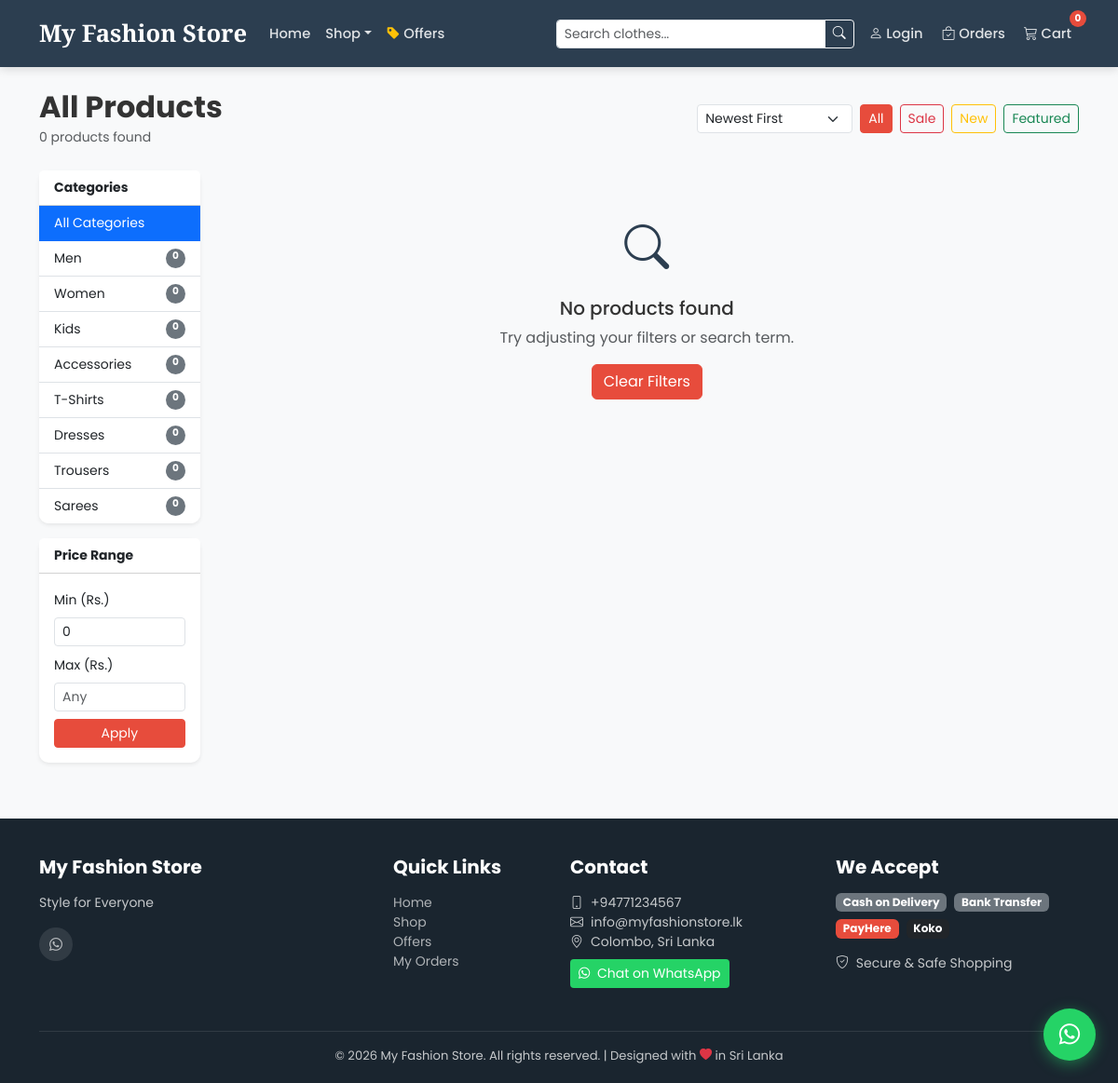
The page /shop.php on the database its author committed.
### tables this page shows
CREATE TABLE categories (
    id INT PRIMARY KEY AUTO_INCREMENT,
    name VARCHAR(100) NOT NULL,
    slug VARCHAR(100) UNIQUE NOT NULL,
    description TEXT,
    image VARCHAR(255),
    parent_id INT DEFAULT NULL,
    sort_order INT DEFAULT 0,
    is_active BOOLEAN DEFAULT TRUE,
    created_at TIMESTAMP DEFAULT CURRENT_TIMESTAMP,
    FOREIGN KEY (parent_id) REFERENCES categories(id) ON DELETE SET NULL
);

### includes/config.php (called while the page is built, shortened)
<?php
function getDB() {
    static $pdo = null;
    if ($pdo === null) {
        try {
            $dsn = "mysql:host=" . DB_HOST . ";dbname=" . DB_NAME . ";charset=" . DB_CHARSET;
            $options = [
                PDO::ATTR_ERRMODE            => PDO::ERRMODE_EXCEPTION,
                PDO::ATTR_DEFAULT_FETCH_MODE => PDO::FETCH_ASSOC,
                PDO::ATTR_EMULATE_PREPARES   => false,
            ];
            $pdo = new PDO($dsn, DB_USER, DB_PASS, $options);
        } catch (PDOException $e) {
            error_log('[DB connect] ' . $e->getMessage());
            http_response_code(500);
            $msg = APP_ENV === 'production'
                ? 'A database error occurred. Please try again later.'
                : 'Database connection failed: ' . $e->getMessage();
            if (stripos($_SERVER['HTTP_ACCEPT'] ?? '', 'application/json') !== false) {
                header('Content-Type: application/json');
                echo json_encode(['error' => $msg]);
            } else {
                echo '<!doctype html><meta charset="utf-8"><title>500</title><h1>500 — Service unavailable</h1><p>' . htmlspecialchars($msg) . '</p>';
            }
            exit;
        }
    }
    return $pdo;
}
function getSettings() {
    static $settings = null;
    if ($settings === null) {
        try {
            $db = getDB();
            $stmt = $db->query("SELECT setting_key, setting_value FROM site_settings");
            $settings = [];
            while ($row = $stmt->fetch()) {
                $settings[$row['setting_key']] = $row['setting_value'];
            }
        } catch (Exception $e) {
            error_log('[getSettings] ' . $e->getMessage());
            $settings = [];
        }
    }
    return $settings;
}

### shop.php (the view, shortened to what this page needs)
<?php
require_once __DIR__ . '/includes/config.php';
require_once __DIR__ . '/includes/theme.php';
$db = getDB();
$settings = getSettings();
$search     = trim($_GET['q'] ?? '');
$catSlug    = trim($_GET['cat'] ?? '');
$filter     = $_GET['filter'] ?? '';
$sort       = $_GET['sort'] ?? 'newest';
$minPrice   = floatval($_GET['min_price'] ?? 0);
$maxPrice   = floatval($_GET['max_price'] ?? 99999);
$page       = max(1, intval($_GET['page'] ?? 1));
$perPage    = 16;
$offset     = ($page - 1) * $perPage;
$where  = "WHERE p.status='active'";
$params = [];
$where .= " AND p.base_price >= ? AND p.base_price <= ?";
$params[] = $minPrice; $params[] = $maxPrice;
$orderBy = match($sort) {
    'price_asc'  => 'p.base_price ASC',
    'price_desc' => 'p.base_price DESC',
    'name'       => 'p.name ASC',
    default      => 'p.created_at DESC'
};
$countSql = "SELECT COUNT(DISTINCT p.id) FROM products p LEFT JOIN categories c ON p.category_id=c.id $where";
$countStmt = $db->prepare($countSql); $countStmt->execute($params); $totalItems = intval($countStmt->fetchColumn());
$sql = "SELECT p.*, c.name as cat_name, c.slug as cat_slug,
  (SELECT image_path FROM product_images WHERE product_id=p.id AND is_primary=1 LIMIT 1) as primary_image,
  (SELECT GROUP_CONCAT(color_hex ORDER BY sort_order SEPARATOR '|') FROM product_colors WHERE product_id=p.id) as color_hexes,
  (SELECT GROUP_CONCAT(color_name ORDER BY sort_order SEPARATOR '|') FROM product_colors WHERE product_id=p.id) as color_names,
  (SELECT SUM(quantity) FROM product_stock WHERE product_id=p.id) as total_stock
  FROM products p LEFT JOIN categories c ON p.category_id=c.id $where ORDER BY $orderBy LIMIT $perPage OFFSET $offset";
$stmt = $db->prepare($sql); $stmt->execute($params);
$products = $stmt->fetchAll();
$categories = $db->query("SELECT c.*, (SELECT COUNT(*) FROM products WHERE category_id=c.id AND status='active') as pcount FROM categories c WHERE c.is_active=1 AND c.parent_id IS NULL ORDER BY c.sort_order")->fetchAll();
$pageTitle = $search ? "Search: $search" : ($catSlug ? ucfirst($catSlug) : 'All Products');
?>
<div class="container my-4">
  <div class="d-flex justify-content-between align-items-center mb-4 flex-wrap gap-2">
    <div>
      <h2 class="fw-bold mb-0"><?= htmlspecialchars($pageTitle) ?></h2>
      <small class="text-muted"><?= number_format($totalItems) ?> products found</small>
    </div>
    <div class="d-flex gap-2 align-items-center flex-wrap">
      <select class="form-select form-select-sm" style="width:auto" onchange="applyFilter('sort',this.value)">
        <option value="newest" <?= $sort==='newest'?'selected':'' ?>>Newest First</option>
      </select>
      <a href="?<?= http_build_query(array_merge($_GET,['filter'=>''])) ?>" class="btn btn-sm <?= !$filter?'btn-primary':'btn-outline-secondary' ?>">All</a>
      <a href="?<?= http_build_query(array_merge($_GET,['filter'=>'sale'])) ?>" class="btn btn-sm <?= $filter==='sale'?'btn-danger':'btn-outline-danger' ?>">Sale</a>
      <a href="?<?= http_build_query(array_merge($_GET,['filter'=>'new'])) ?>" class="btn btn-sm <?= $filter==='new'?'btn-warning text-dark':'btn-outline-warning' ?>">New</a>
      <a href="?<?= http_build_query(array_merge($_GET,['filter'=>'featured'])) ?>" class="btn btn-sm <?= $filter==='featured'?'btn-success':'btn-outline-success' ?>">Featured</a>
    </div>
  </div>
  <div class="row g-3">
    <div class="col-lg-2 d-none d-lg-block">
      <div class="card border-0 shadow-sm mb-3" style="border-radius:10px">
        <div class="card-header bg-white fw-bold small py-2">Categories</div>
        <div class="list-group list-group-flush" style="border-radius:0 0 10px 10px">
          <a href="/shop/shop.php?<?= $search?'q='.urlencode($search):'' ?>" class="list-group-item list-group-item-action small <?= !$catSlug?'active':'' ?>">All Categories</a>
          <?php foreach ($categories as $cat): ?>
          <a href="/shop/shop.php?cat=<?= $cat['slug'] ?>" class="list-group-item list-group-item-action small d-flex justify-content-between <?= $catSlug===$cat['slug']?'active':'' ?>">
            <?= htmlspecialchars($cat['name']) ?>
            <span class="badge bg-secondary rounded-pill"><?= $cat['pcount'] ?></span>
          </a>
          <?php endforeach; ?>
        </div>
      </div>
      <div class="card border-0 shadow-sm" style="border-radius:10px">
        <div class="card-header bg-white fw-bold small py-2">Price Range</div>
        <div class="card-body p-3">
          <form method="GET" id="priceForm">
            <div class="mb-2">
              <label class="form-label small">Min (Rs.)</label>
              <input type="number" name="min_price" class="form-control form-control-sm" value="<?= $minPrice ?>">
            </div>
            <div class="mb-2">
              <label class="form-label small">Max (Rs.)</label>
              <input type="number" name="max_price" class="form-control form-control-sm" value="<?= $maxPrice < 99999 ? $maxPrice : '' ?>" placeholder="Any">
            </div>
            <button type="submit" class="btn btn-sm btn-primary w-100">Apply</button>
          </form>
        </div>
      </div>
    </div>
    <div class="col-lg-10">
      <?php if (empty($products)): ?>
      <div class="text-center py-5">
        <i class="bi bi-search" style="font-size:3rem;color:var(--primary)"></i>
        <h5 class="mt-3">No products found</h5>
        <p class="text-muted">Try adjusting your filters or search term.</p>
        <a href="/shop/shop.php" class="btn btn-primary">Clear Filters</a>
      </div>
      <?php endif; ?>
    </div>
  </div>
</div>

### rows shown on the page
categories: name "Men", pcount "0"
categories: name "Women", pcount "0"
categories: name "Kids", pcount "0"
categories: name "Accessories", pcount "0"
categories: name "T-Shirts", pcount "0"
categories: name "Dresses", pcount "0"
categories: name "Trousers", pcount "0"
categories: name "Sarees", pcount "0"

### other values the page prints
$siteName "My Fashion Store"
$pageTitle "All Products"
$totalItems "0"
$name "My Fashion Store"
$s['site_tagline'] "Style for Everyone"
$phone "+94771234567"
$email "info@myfashionstore.lk"
$addr "Colombo, Sri Lanka"
